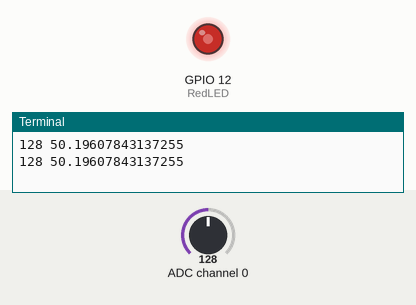
Bench run of a program on a simulated Raspberry Pi (BCM pin numbers). On the bench: output pins drawn as LEDs (lit = HIGH), the last lines printed to the terminal. The test bench sets the inputs (shaded band); at power-on: ADC channel 0 = 128 (analog values on the 0–255 scale).

Above: at 1.2 s.
1.3 s: ADC channel 0 set to 178
At 2.8 s:
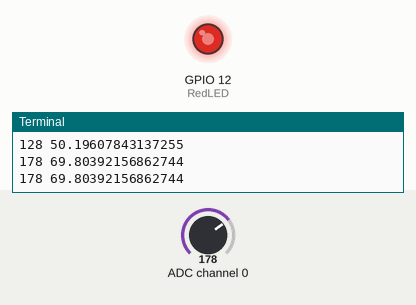
3.5 s: ADC channel 0 set to 224
At 4.4 s:
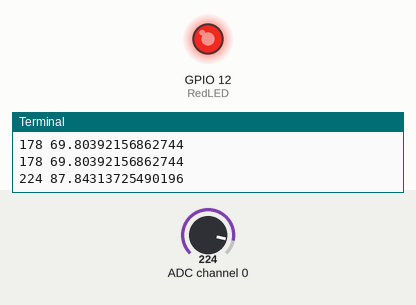
5.5 s: ADC channel 0 set to 30
At 7.2 s:
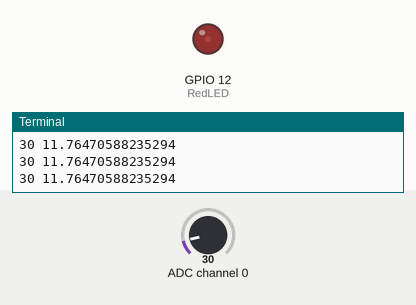
Timing chart, 0 to 8.7 s (numbered marks = the images above; inputs shaded):
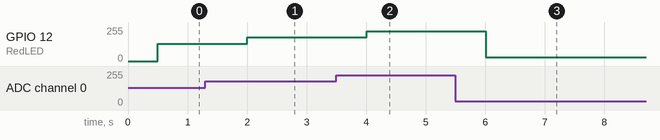

The program:

Lesson15AnalogHW.py
```python
import RPi.GPIO as GPIO
import ADC0834
from time import sleep

# since the ADC0834 library uses the Broadcom setting for the GPIO pins, we follow the same scheme
GPIO.setmode(GPIO.BCM)
ADC0834.setup() # this should take care of the setup inside the chip

RedLED = 12
GPIO.setup(RedLED, GPIO.OUT)
OutRedPWM = GPIO.PWM(RedLED, 1000)
RedDC = 0
OutRedPWM.start(RedDC)

try:
    while True:
        analogVal = ADC0834.getResult(0) # read input from channel 0 on the chip (which has the potentiometer hooked into! Change this and see how it works)
        sleep(0.5)
        RedDC = analogVal / 255 * 100
        print(analogVal, RedDC)
        OutRedPWM.ChangeDutyCycle(RedDC)

except KeyboardInterrupt:
    GPIO.cleanup()
    print('GPIO good to go!')
```

Measured:
- after the input at 1.3 s, GPIO 12 (RedLED): 128/255 → 178/255 after 0.70 s
- after the input at 3.5 s, GPIO 12 (RedLED): 178/255 → 224/255 after 0.51 s
- after the input at 5.5 s, GPIO 12 (RedLED): 224/255 → 30/255 after 0.51 s
